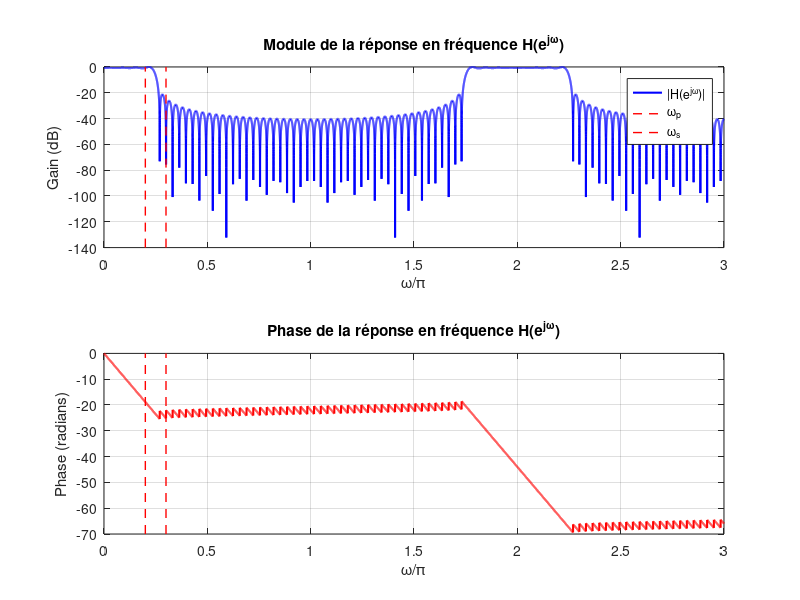

Write the MATLAB code that produced this figure.
% Définir l'ordre du filtre
Omega_s = 0.3*pi;
Omega_p = 0.2*pi;
ordre = ceil((6.1*pi)/(Omega_s - Omega_p));
if (mod(ordre, 2) == 0)
    ordre = ordre + 1; % Mettre l'ordre impair pour avoir un filtre type I
end
M = ordre;

% Calcul de la fréquence de coupure
Omega_c = (Omega_p + Omega_s) / 2;

% INDICES CAUSAUX : n de 0 à M-1
n = 0:M-1;

% Calcul des coefficients h[n] avec retard (M-1)/2
h = (sin(Omega_c * (n - (M-1)/2))) ./ (pi * (n - (M-1)/2));

% Gérer le cas n = (M-1)/2 (limite sin(x)/x quand x->0)
idx_center = find(n == (M-1)/2);
h(idx_center) = Omega_c/pi;

% Vecteur de fréquences
f = 0:0.0001:3;  % Normalisé entre 0 et 1 (Nyquist)
w = pi * f;     % w entre 0 et pi
z = exp(1j * w);

% Calcul de H(z) avec indices CAUSAUX
h_z = zeros(size(w));
for k = 0:M-1
    h_z = h_z + h(k+1) * z.^(-k);
end

% Tracer le module (en dB)
figure;
subplot(2, 1, 1);
plot(w/pi, 20*log10(abs(h_z)/max(abs(h_z))), 'b', 'LineWidth', 1.5);
title('Module de la réponse en fréquence H(e^{j\omega})');
xlabel('\omega/\pi');
ylabel('Gain (dB)');
grid on;
hold on;
line([Omega_p/pi Omega_p/pi], ylim, 'Color', 'r', 'LineStyle', '--', 'LineWidth', 1);
line([Omega_s/pi Omega_s/pi], ylim, 'Color', 'r', 'LineStyle', '--', 'LineWidth', 1);
legend('|H(e^{j\omega})|', '\omega_p', '\omega_s');
hold off;

% Tracer la phase (dépliée)
subplot(2, 1, 2);
plot(w/pi, unwrap(angle(h_z)), 'r', 'LineWidth', 1.5);
title('Phase de la réponse en fréquence H(e^{j\omega})');
xlabel('\omega/\pi');
ylabel('Phase (radians)');
grid on;
hold on;
line([Omega_p/pi Omega_p/pi], ylim, 'Color', 'r', 'LineStyle', '--', 'LineWidth', 1);
line([Omega_s/pi Omega_s/pi], ylim, 'Color', 'r', 'LineStyle', '--', 'LineWidth', 1);
hold off;
